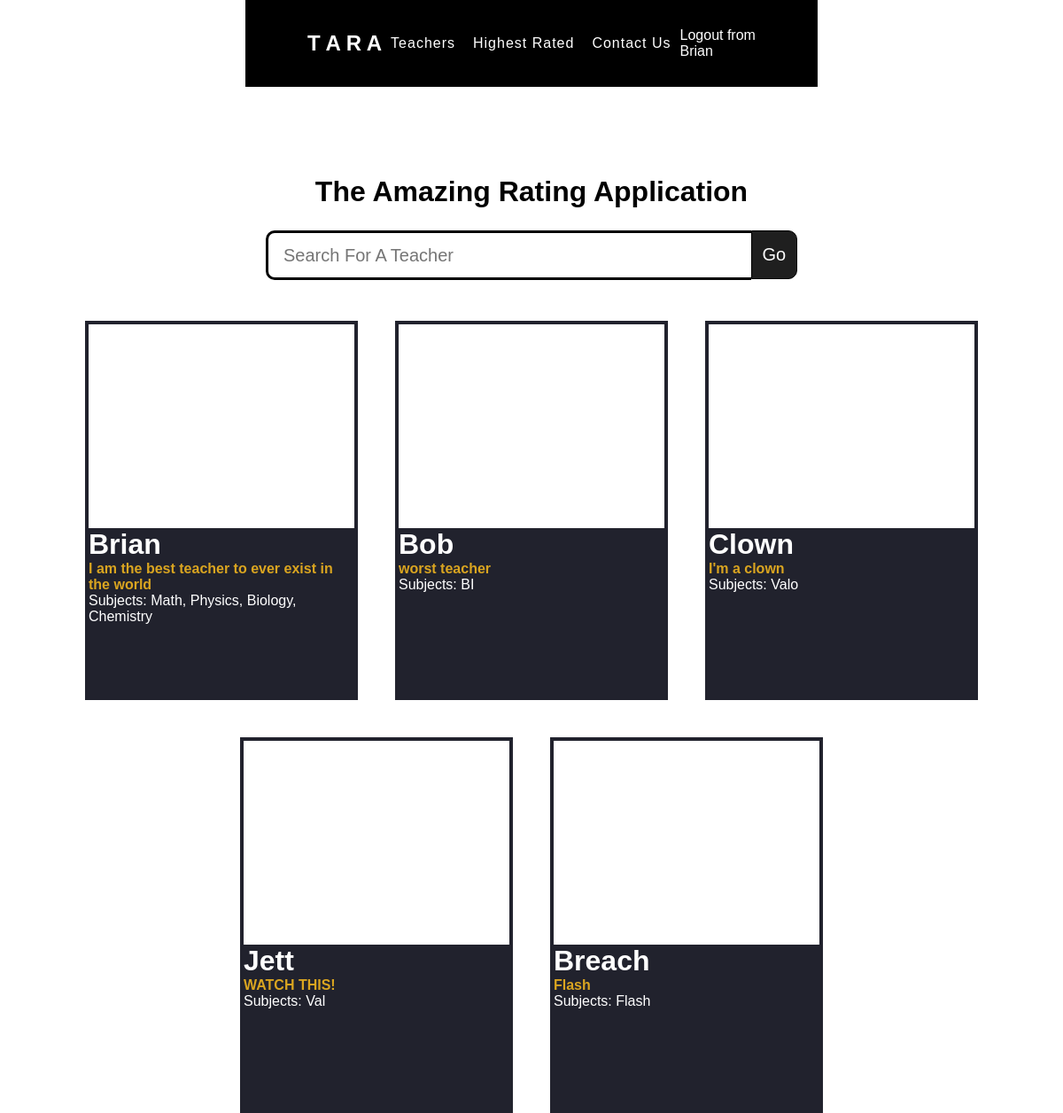
The page / (signed in) on the database as committed earlier.
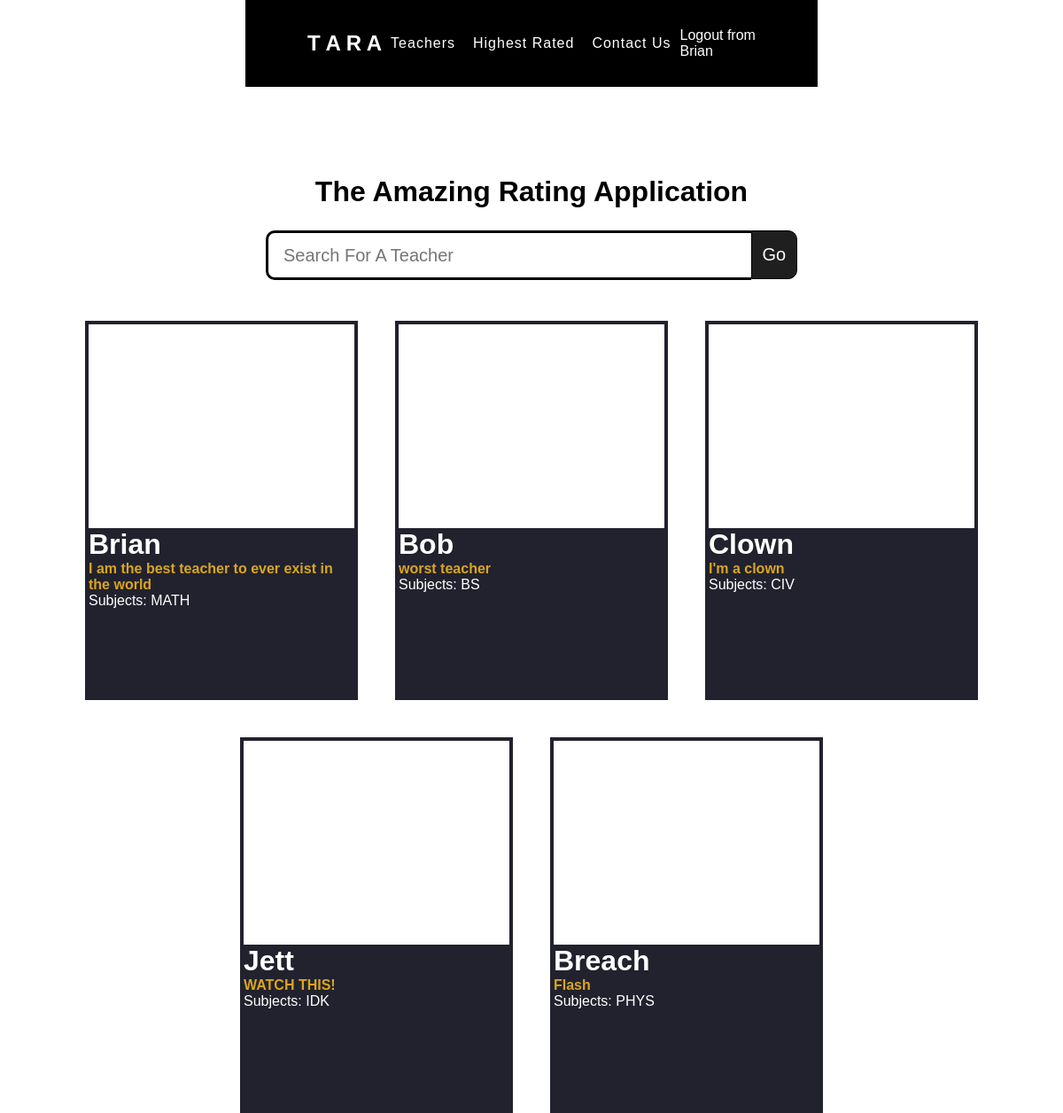
The same page on the database as committed later.
### teacherRater/models.py (models this page shows, shortened)
class teacherProfile(models.Model):
    name = models.CharField(max_length=128)
    picture = models.URLField()
    comment = models.TextField(max_length=3000)
    education = models.CharField(max_length=255)
    subjects = models.CharField(max_length=4, choices=lessonChoices, default='IDK')
    isActive = models.BooleanField(default=True)

### teacherRater/views.py (the view)
# urls.py: path("", views.index, name="index"),
@login_required(login_url='login')
def index(request):
    teachersList = teacherProfile.objects.all()
    teachReview = reviews.objects.all()
    return render(request, "teacherRater/index.html", {
        "teacherList": teachersList
    })

### teacherRater/templates/teacherRater/index.html (shortened to what this page needs)
{% load static %}
<!doctype html>
<html lang="en">
<head>
    <link href="{% static 'teacherRater/styles.css' %}" rel="stylesheet">
</head>
<body>
    <nav>
        <a href="#" class="logo">T A R A</a>
        <ul class="navigation">
            <li><a href="#">Teachers</a></li>
            <li><a href="#">Highest Rated</a></li>
            <li><a href="#">Contact Us</a></li>
        </ul>
        <a class="Logout" href="{% url 'logout' %}">Logout from <br>{{request.user}}</a>
    </nav>
    <div class="mainBody">
        <h1>The Amazing Rating Application</h1>
        <div class="MainSearch">
            <input type="text" class="searchTerm" placeholder="Search For A Teacher">
            <button type="submit" class="searchButton">
                Go
            </button>
        </div>
        <div class="highSchoolList">
            {% for teacher in teacherList %}
            <div class="main-card">
                <div class="main-card-image" style="background-image: url({{ teacher.picture }})"></div>
                <div class="main-card-details">
                    <div class="main-card-name">
                        <h1>{{ teacher.name }}</h1>
                    </div>
                    <div class="main-card-rating">
                        <h4>{{ teacher.comment }} </h4>
                    </div>
                    <p>Subjects: {{ teacher.subjects }}</p>
                </div>
            </div>
            {% endfor %}
        </div>
    </div>
</body>
</html>

### teacherRater/static/teacherRater/styles.css (style rules this page uses)
* { margin: 0; padding: 0; }
body { font-family: Arial; }
nav { display: flex; justify-content: space-between; align-items: center; padding: 30px 70px; background: black; justify-self: center; align-self: center; }
nav .logo { position: relative; font-size: 1.5em; color: white; text-decoration: none; font-weight: 600; }
nav .navigation { display: flex; justify-content: center; flex-wrap: wrap; margin: 10px 0; }
nav .navigation li { list-style: none; margin: 0 10px; }
nav .navigation li a { color: white; text-decoration: none; font-weight: 500; letter-spacing: 1px; }
.mainBody { ; display: flex; justify-content: center; align-items: center; flex-direction: column; margin-top: 100px; }
.MainSearch { width: 50%; display: flex; position: relative; margin-top: 25px; }
.searchTerm { width: 100%; border: 3px solid black; border-right: none; padding: 5px 5px 5px 17px; height: 40px; border-radius: 10px 0 0 10px; outline: none; color: black; font-size: 20px; }
.searchButton { width: 60px; height: 55px; border: 1px solid black; background: #1f1f1f; text-align: center; color: #fff; border-radius: 0 10px 10px 0; cursor: pointer; font-size: 20px; }
.highSchoolList { display: flex; flex-wrap: wrap; gap: 50px; justify-content: center; align-items: center; padding-top: 50px; }
.main-card { position: relative; display: block; height: 100%; border-radius: 5px overflow: hidden; text-decoration: none; outline: solid 4px #21222d; transition: 0.5s; }
.main-card-image { width: 300px; height: 230px; background-repeat: no-repeat; background-position: 0; background-size: cover; }
.main-card-details { width: 300px; height: 190px; background-color: #21222d; border-radius: 0; color: white; }
.main-card-rating { color: goldenrod; font-size: 100%; }
.Logout { color: white; text-decoration: none; }

Rows that differ between the two databases and show on the page:
changed teacherProfile "Brian": subjects "Math, Physics, Biology, Chemistry" → "MATH"
changed teacherProfile "Bob": subjects "BI" → "BS"
changed teacherProfile "Clown": subjects "Valo" → "CIV"
changed teacherProfile "Jett": subjects "Val" → "IDK"
changed teacherProfile "Breach": subjects "Flash" → "PHYS"
